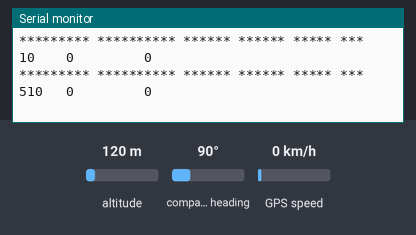
The sketch below on a simulated Arduino Uno, built with avr-gcc and run on an emulated ATmega328P. On the bench: the last lines printed to the serial monitor. The inputs (shaded band) are chosen by the test bench; at power-on: altitude 120 m, GPS speed 0 km/h, compass heading 90°. The GPS gets a fix after 3 s at 37.7749, -122.4194 with 8 satellites.

Above: at 1.2 s.
1.3 s: altitude set to 106 m
At 2.8 s:
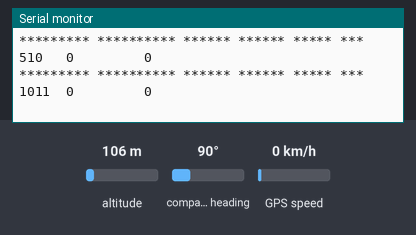
4.5 s: altitude set to 90 m
At 5.9 s:
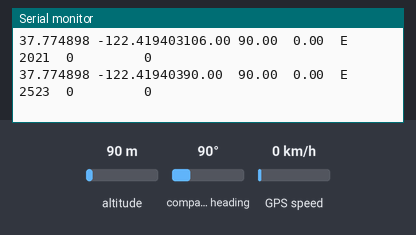
10.5 s: GPS speed set to 8 km/h
At 11.7 s:
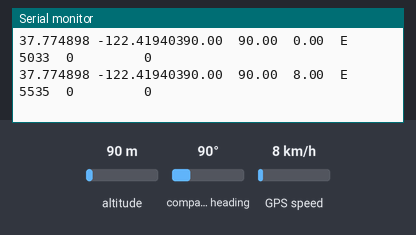
12.0 s: GPS speed set to 11 km/h
At 12.6 s:
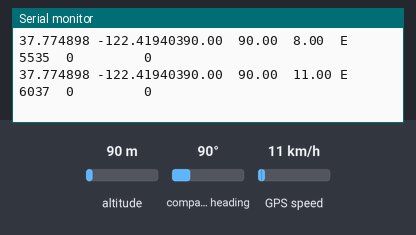

Measured:
- the behaviour switches between 100 and 99 m on altitude (found by bisection; images 1 and 2)
- the behaviour switches between 9 and 10 km/h on GPS speed (found by bisection; images 3 and 4)
- after the input at 4.5 s, the serial monitor: prints a new line after 0.54 s (image 2)
- after the input at 10.5 s, the serial monitor: prints a new line after 0.57 s (image 3)
- after the input at 12.0 s, the serial monitor: prints a new line after 0.07 s (image 4)

The sketch:

tinigps.ino
```cpp
#include <SoftwareSerial.h>

#include <TinyGPS.h>

/* This sample code demonstrates the normal use of a TinyGPS object.
   It requires the use of SoftwareSerial, and assumes that you have a
   4800-baud serial GPS device hooked up on pins 4(rx) and 3(tx).
*/

TinyGPS gps;
SoftwareSerial ss(4, 3);

static void smartdelay(unsigned long ms);
static void print_float(float val, float invalid, int len, int prec);
static void print_int(unsigned long val, unsigned long invalid, int len);
static void print_date(TinyGPS &gps);
static void print_str(const char *str, int len);

void setup()
{
  Serial.begin(115200);
  ss.begin(9600);
}

void loop()
{
  float flat, flon;
  unsigned long age, date, time, chars = 0;
  unsigned short sentences = 0, failed = 0;
  //static const double LONDON_LAT = 51.508131, LONDON_LON = -0.128002;

  //print_int(gps.satellites(), TinyGPS::GPS_INVALID_SATELLITES, 5);
  //print_int(gps.hdop(), TinyGPS::GPS_INVALID_HDOP, 5);
  gps.f_get_position(&flat, &flon, &age);
  print_float(flat, TinyGPS::GPS_INVALID_F_ANGLE, 10, 6);
  print_float(flon, TinyGPS::GPS_INVALID_F_ANGLE, 11, 6);
  //print_int(age, TinyGPS::GPS_INVALID_AGE, 5);
  print_date(gps);
  print_float(gps.f_altitude(), TinyGPS::GPS_INVALID_F_ALTITUDE, 7, 2);
  print_float(gps.f_course(), TinyGPS::GPS_INVALID_F_ANGLE, 7, 2);
print_float(gps.f_speed_kmph(), TinyGPS::GPS_INVALID_F_SPEED, 6, 2);
  print_str(gps.f_course() == TinyGPS::GPS_INVALID_F_ANGLE ? "*** " : TinyGPS::cardinal(gps.f_course()), 6);
//  print_int(flat == TinyGPS::GPS_INVALID_F_ANGLE ? 0xFFFFFFFF : (unsigned long)TinyGPS::distance_between(flat, flon, LONDON_LAT, LONDON_LON) / 1000, 0xFFFFFFFF, 9);
  //print_float(flat == TinyGPS::GPS_INVALID_F_ANGLE ? TinyGPS::GPS_INVALID_F_ANGLE : TinyGPS::course_to(flat, flon, LONDON_LAT, LONDON_LON), TinyGPS::GPS_INVALID_F_ANGLE, 7, 2);
  //print_str(flat == TinyGPS::GPS_INVALID_F_ANGLE ? "*** " : TinyGPS::cardinal(TinyGPS::course_to(flat, flon, LONDON_LAT, LONDON_LON)), 6);

 gps.stats(&chars, &sentences, &failed);
 print_int(chars, 0xFFFFFFFF, 6);
  print_int(sentences, 0xFFFFFFFF, 10);
  print_int(failed, 0xFFFFFFFF, 9);
  Serial.println();

  smartdelay(1000);
}

static void smartdelay(unsigned long ms)
{
  unsigned long start = millis();
  do
  {
    while (ss.available())
      gps.encode(ss.read());
  } while (millis() - start < ms);
}

static void print_float(float val, float invalid, int len, int prec)
{
  if (val == invalid)
  {
    while (len-- > 1)
      Serial.print('*');
    Serial.print(' ');
  }
  else
  {
    Serial.print(val, prec);
    int vi = abs((int)val);
    int flen = prec + (val < 0.0 ? 2 : 1); // . and -
    flen += vi >= 1000 ? 4 : vi >= 100 ? 3 : vi >= 10 ? 2 : 1;
    for (int i=flen; i<len; ++i)
      Serial.print(' ');
  }
  smartdelay(0);
}

static void print_int(unsigned long val, unsigned long invalid, int len)
{
  char sz[32];
  if (val == invalid)
    strcpy(sz, "*******");
  else
    sprintf(sz, "%ld", val);
  sz[len] = 0;
  for (int i=strlen(sz); i<len; ++i)
    sz[i] = ' ';
  if (len > 0)
    sz[len-1] = ' ';
  Serial.print(sz);
  smartdelay(0);
}

static void print_str(const char *str, int len)
{
  int slen = strlen(str);
  for (int i=0; i<len; ++i)
    Serial.print(i<slen ? str[i] : ' ');
  smartdelay(0);
}
```

I2C.ino
```cpp
// (licence header left out)
const uint8_t IMUAddress = 0x68; // AD0 is logic low on the PCB
const uint16_t I2C_TIMEOUT = 1000; // Used to check for errors in I2C communication

uint8_t i2cWrite(uint8_t registerAddress, uint8_t data, bool sendStop) {
  return i2cWrite(registerAddress, &data, 1, sendStop); // Returns 0 on success
}

uint8_t i2cWrite(uint8_t registerAddress, uint8_t *data, uint8_t length, bool sendStop) {
  Wire.beginTransmission(IMUAddress);
  Wire.write(registerAddress);
  Wire.write(data, length);
  uint8_t rcode = Wire.endTransmission(sendStop); // Returns 0 on success
  if (rcode) {
    Serial.print(F("i2cWrite failed: "));
    Serial.println(rcode);
  }
  return rcode; // See: http://arduino.cc/en/Reference/WireEndTransmission
}

uint8_t i2cRead(uint8_t registerAddress, uint8_t *data, uint8_t nbytes) {
  uint32_t timeOutTimer;
  Wire.beginTransmission(IMUAddress);
  Wire.write(registerAddress);
  uint8_t rcode = Wire.endTransmission(false); // Don't release the bus
  if (rcode) {
    Serial.print(F("i2cRead failed: "));
    Serial.println(rcode);
    return rcode; // See: http://arduino.cc/en/Reference/WireEndTransmission
  }
  Wire.requestFrom(IMUAddress, nbytes, (uint8_t)true); // Send a repeated start and then release the bus after reading
  for (uint8_t i = 0; i < nbytes; i++) {
    if (Wire.available())
      data[i] = Wire.read();
    else {
      timeOutTimer = micros();
      while (((micros() - timeOutTimer) < I2C_TIMEOUT) && !Wire.available());
      if (Wire.available())
        data[i] = Wire.read();
      else {
        Serial.println(F("i2cRead timeout"));
        return 5; // This error value is not already taken by endTransmission
      }
    }
  }
  return 0; // Success
}
```
